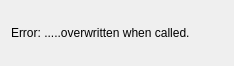
<?xml version="1.0" encoding="UTF-8"?>
<ui version="4.0">
 <class>Dialog</class>
 <widget class="QDialog" name="Dialog">
  <property name="geometry">
   <rect>
    <x>0</x>
    <y>0</y>
    <width>234</width>
    <height>66</height>
   </rect>
  </property>
  <property name="windowTitle">
   <string>Dialog</string>
  </property>
  <layout class="QGridLayout" name="gridLayout">
   <item row="0" column="0">
    <widget class="QLabel" name="messageLabel">
     <property name="text">
      <string>Error: .....overwritten when called.</string>
     </property>
    </widget>
   </item>
  </layout>
 </widget>
 <resources/>
 <connections/>
</ui>
